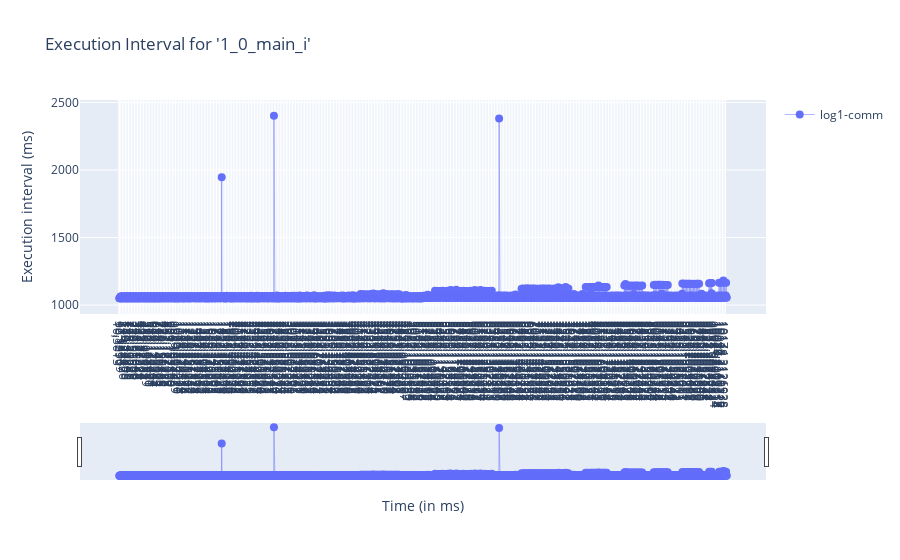
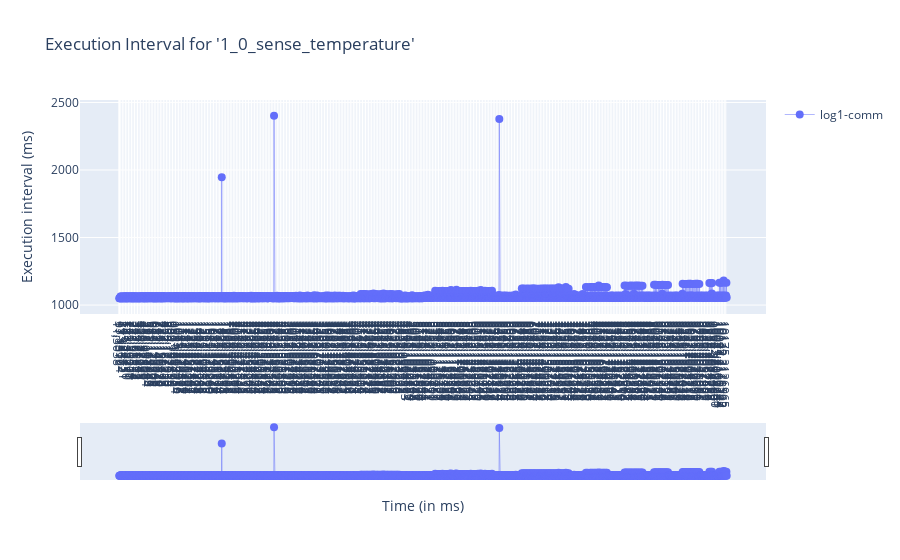
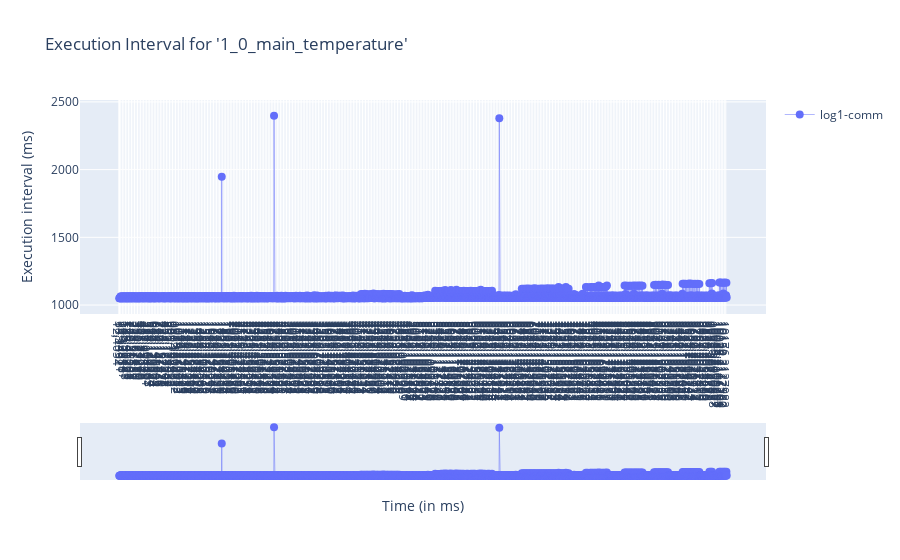
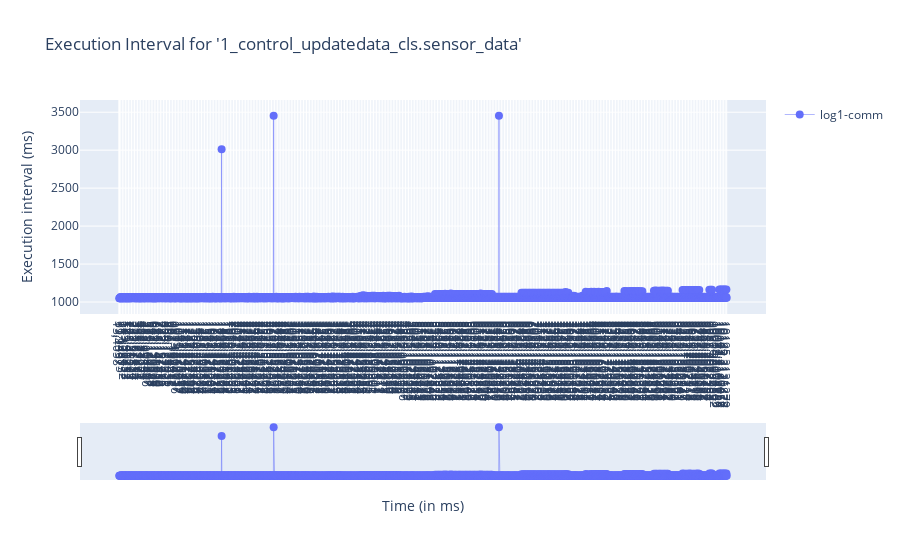

Notebook code for these charts, in order:
### Code cell
import plotly.graph_objects as go
import pandas as pd


### name represents the name of respective variable with which file will be saved
for (name, log_names, xy_data) in to_plot:
    ### path to save the plots
    to_write_name = name.replace('trace_data', 'exe plots')
    file_name = os.path.basename(to_write_name)
    file_name = f'{thread_typ}_version{version}_{behaviour}_{file_name}'
    dir_name = os.path.dirname(to_write_name)
    to_write_name = os.path.join(dir_name, file_name)
    #print(to_write_name)
    isPath = os.path.exists(os.path.dirname(to_write_name)) ### check if the path exists
    ### create the folder if it does not exist
    if not isPath:
        os.makedirs(os.path.dirname(to_write_name))

    
    ########## make data frame to be able to plot ################
    df = dict()
    _y_all = [] ### to adjust y-ticks
    legend_lab = [] ### collect names of the plots only
    line_style = ['solid', 'dashed', 'dashdot', 'dotted']
    markers = ['.','o','*','+','^','x','d','h',',','H','D']

    # Create figure
    fig = go.Figure()
    # print(xy_data)
    for (num, (l,xy)) in enumerate(zip(log_names, xy_data)):
        x = xy[1]
        #x = [i-x[0] for i in x]   ### get timestamps relative to first timestamp
        y = xy[0]
        ind = xy[2]
        # print(len(x),len(y),len(ind))

        x_ticks = [(ind[i],x[i]) for i in range(0,len(x),5) ]
        print(x_ticks)

        ### ignore all the variables that are only executed once
        if xy[1]!= []:
            #print(x,y)
            df[l]=xy
            _y_all.extend(y)
            legend_lab.append(l)
            
            # plt.plot(x, y, ls=line_style[num%4], marker=markers[num%11])
            fig.add_trace(
                go.Scatter(y=y, name=l))
            
            # Add range slider, title, yticks, axes labels
            fig.update_layout(
                title_text=f"Execution Interval for '{os.path.basename(name)}'",
                xaxis=dict(
                    title="Time (in ms)",
                    rangeslider=dict(visible=True),
                    type='linear',
                    tickvals=[k for k in range(0,len(x),5)],
                    ticktext=x_ticks
                    ),
                yaxis=dict(
                    title="Execution interval (ms)",
                    # tickvals=[k for k in range(1,len(_var_list)+1)],
                    # ticktext=_var_list
                    ),
                autosize=True,
                #width=500,
                #height=600,
                )
        
    if _y_all != []:

        # style all the traces
        fig.update_traces(
            #hoverinfo="name+x+text",
            line={"width": 0.5},
            marker={"size": 8},
            mode="lines+markers",
            showlegend=True,
            )

        fig.show()

        # break

### Figure 1 — Plotly figure (JSON) as saved in the notebook; plotly's stock layout.template omitted (floating-point values rounded to 4 significant figures; data arrays with more than 128 entries replaced by an {"elided": "..."} marker saying what was removed)
{"data": [{"line": {"width": 0.5}, "marker": {"size": 8}, "mode": "lines+markers", "name": "log1-comm", "showlegend": true, "type": "scatter", "y": {"elided": "2000 int values"}}], "layout": {"autosize": true, "title": {"text": "Execution Interval for '1_0_main_i'"}, "xaxis": {"rangeslider": {"visible": true}, "ticktext": {"elided": "400x2 int values"}, "tickvals": {"elided": "400 int values"}, "title": {"text": "Time (in ms)"}, "type": "linear"}, "yaxis": {"title": {"text": "Execution interval (ms)"}}}}

### Figure 2 — Plotly figure (JSON) as saved in the notebook; plotly's stock layout.template omitted (floating-point values rounded to 4 significant figures; data arrays with more than 128 entries replaced by an {"elided": "..."} marker saying what was removed)
{"data": [{"line": {"width": 0.5}, "marker": {"size": 8}, "mode": "lines+markers", "name": "log1-comm", "showlegend": true, "type": "scatter", "y": {"elided": "1999 int values"}}], "layout": {"autosize": true, "title": {"text": "Execution Interval for '1_0_sense_temperature'"}, "xaxis": {"rangeslider": {"visible": true}, "ticktext": {"elided": "400x2 int values"}, "tickvals": {"elided": "400 int values"}, "title": {"text": "Time (in ms)"}, "type": "linear"}, "yaxis": {"title": {"text": "Execution interval (ms)"}}}}

### Figure 3 — Plotly figure (JSON) as saved in the notebook; plotly's stock layout.template omitted (floating-point values rounded to 4 significant figures; data arrays with more than 128 entries replaced by an {"elided": "..."} marker saying what was removed)
{"data": [{"line": {"width": 0.5}, "marker": {"size": 8}, "mode": "lines+markers", "name": "log1-comm", "showlegend": true, "type": "scatter", "y": {"elided": "1999 int values"}}], "layout": {"autosize": true, "title": {"text": "Execution Interval for '1_0_main_temperature'"}, "xaxis": {"rangeslider": {"visible": true}, "ticktext": {"elided": "400x2 int values"}, "tickvals": {"elided": "400 int values"}, "title": {"text": "Time (in ms)"}, "type": "linear"}, "yaxis": {"title": {"text": "Execution interval (ms)"}}}}

### Figure 4 — Plotly figure (JSON) as saved in the notebook; plotly's stock layout.template omitted (floating-point values rounded to 4 significant figures; data arrays with more than 128 entries replaced by an {"elided": "..."} marker saying what was removed)
{"data": [{"line": {"width": 0.5}, "marker": {"size": 8}, "mode": "lines+markers", "name": "log1-comm", "showlegend": true, "type": "scatter", "y": {"elided": "1996 int values"}}], "layout": {"autosize": true, "title": {"text": "Execution Interval for '1_control_updatedata_cls.sensor_data'"}, "xaxis": {"rangeslider": {"visible": true}, "ticktext": {"elided": "400x2 int values"}, "tickvals": {"elided": "400 int values"}, "title": {"text": "Time (in ms)"}, "type": "linear"}, "yaxis": {"title": {"text": "Execution interval (ms)"}}}}
